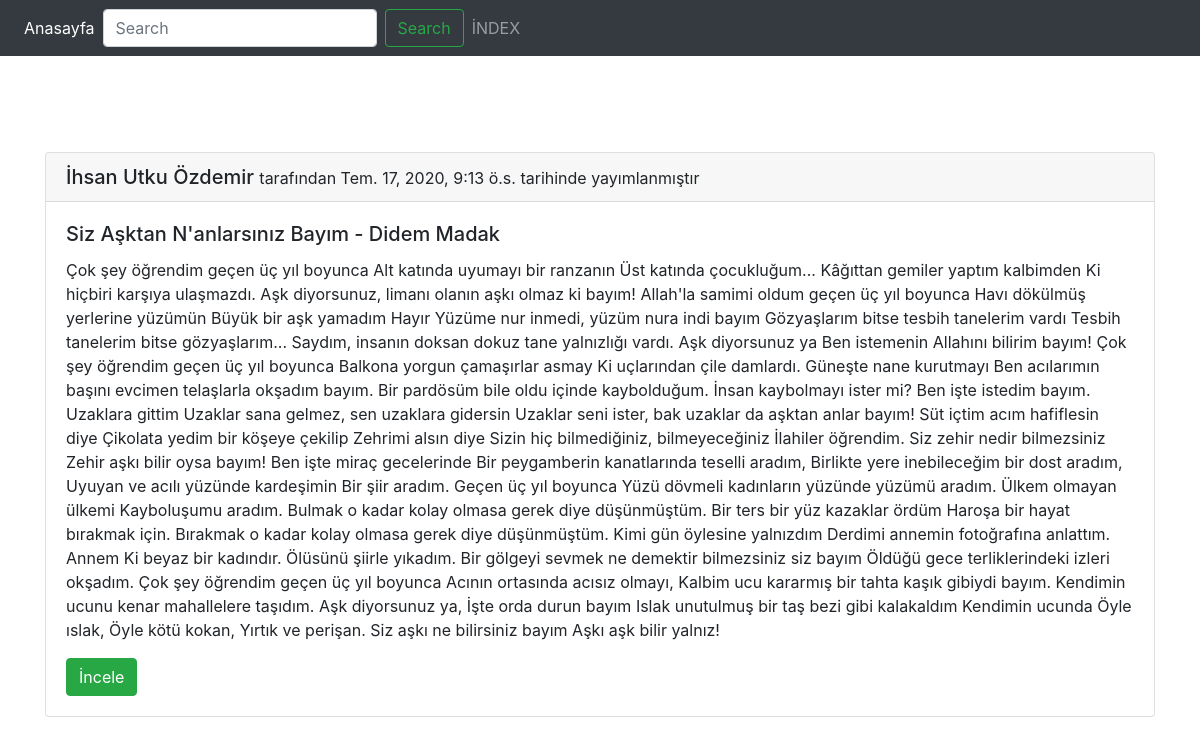
/post/siz-asktan-nanlarsiniz-bayim-didem-madak/, run on the app's committed database.
### post/models.py (models this page shows, shortened)
class Post(models.Model):
    user = models.ForeignKey('auth.User', verbose_name='Yazar', related_name='posts', on_delete=models.CASCADE)
    title = models.CharField(max_length=120, verbose_name='Başlık')
    content = models.TextField(verbose_name='İçerik')
    publishing_date = models.DateTimeField(verbose_name='Yayımlanma Tarihi', auto_now_add=True)
    slug = models.SlugField(unique=True, editable=False, max_length=130)
    def get_absolute_url(self):
        return reverse('post:detail', kwargs={'slug': self.slug})
    class Meta:
        ordering = ['-publishing_date',  'id']

### post/views.py (the view, shortened to what this page needs)
# urls.py: url(r'^(?P<slug>[\w-]+)/$', post_detail, name='detail'),
def post_detail(request, slug):
    post_list = Post.objects.all()
    query = request.GET.get('q')
    post = get_object_or_404(Post, slug=slug)
    context = {
        'post': post
    }
    return render(request, "post/detail.html", context)

### templates/post/detail.html (shortened to what this page needs)
{% extends 'base.html' %}
{% block body %}
    <div class="container">
         <div class="row">
            <div class="col-md-12">
                <div class="card">
                    <h5 class="card-header"> {{ post.user.get_full_name }} <small> tarafından {{ post.publishing_date }} tarihinde yayımlanmıştır</small> </h5>
                    <div class="card-body">
                        <h5 class="card-title"> {{ post.title }} </h5>
                        <p class="card-text"> {{ post.content }} </p>
                        <a href="{{ post.get_absolute_url }}" class="btn btn-success"> İncele </a>
                    </div>
                </div>
            </div>
        </div>
    </div>
{% endblock %}

### static/css/style.css (style rules this page uses)
body { padding-top: 80px; }

### data on the page
Post: user.get_full_name "İhsan Utku Özdemir", publishing_date "Tem. 17, 2020, 9:13 ö.s.", title "Siz Aşktan N'anlarsınız Bayım - Didem Madak", content "Çok şey öğrendim geçen üç yıl boyunca Alt katında uyumayı bir ranzanın Üst katında çocukluğum... Kâğıttan gemiler yaptım kalbimden Ki hiçbiri karşıya ulaşmazdı. Aşk diyorsunuz, limanı olanın aşkı olmaz ki bayım! Allah'la samimi oldum geçen üç yıl boyunca Havı dökülmüş yerlerine yüzümün Büyük bir aşk yamadım Hayır Yüzüme nur inmedi, yüzüm nura indi bayım Gözyaşlarım bitse tesbih tanelerim vardı Tesbih tanelerim bitse gözyaşlarım... Saydım, insanın doksan dokuz tane yalnızlığı vardı. Aşk diyorsunuz ya Ben istemenin Allahını bilirim bayım! Çok şey öğrendim geçen üç yıl boyunca Balkona yorgun çamaşırlar asmay Ki uçlarından çile damlardı. Güneşte nane kurutmayı Ben acılarımın başını evcimen…"
